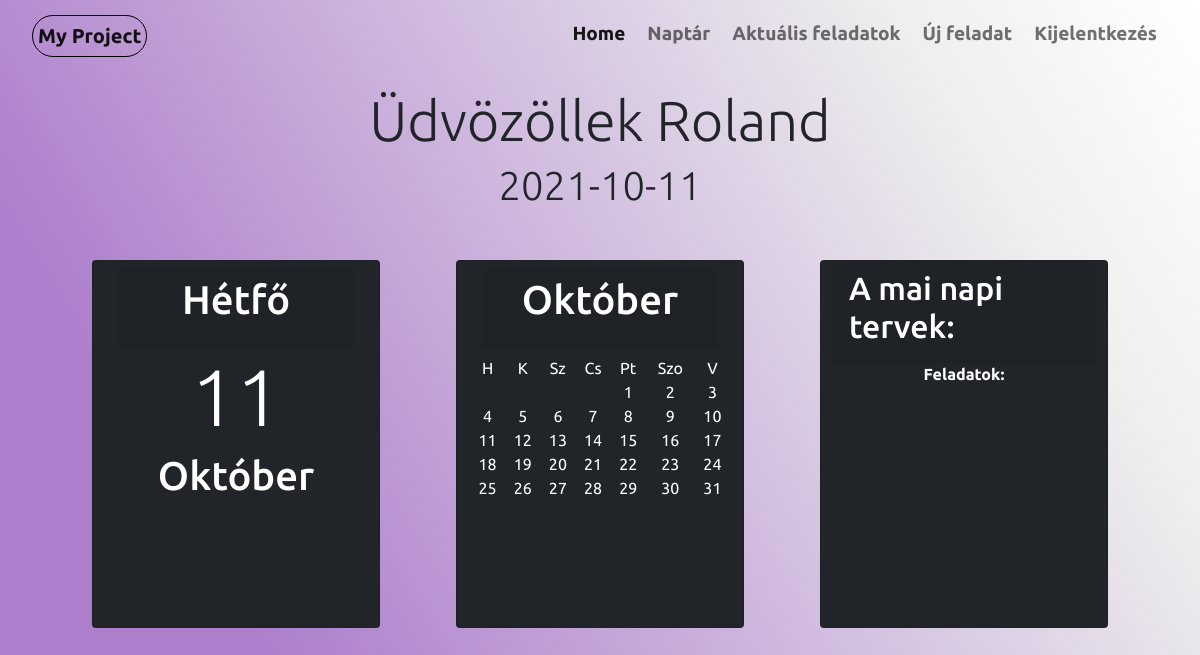
Page / (signed in) on the earlier database version.
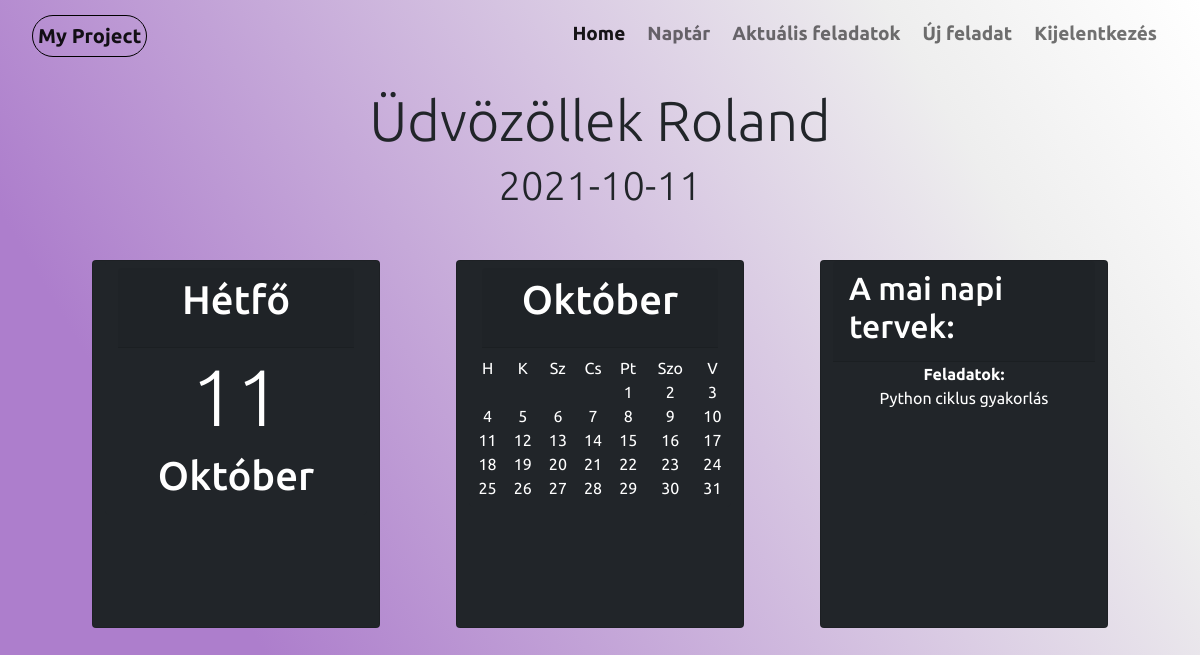
Same page on the later database version.
### website/models.py (models this page shows, shortened)
class User(db.Model, UserMixin):
    id = db.Column(db.Integer,primary_key=True)
    last_name = db.Column(db.String(60))
    first_name = db.Column(db.String(60))
    email = db.Column(db.String(120), unique=True)
    password = db.Column(db.String(120))
    projects = db.relationship('Projects')
    tasks = db.relationship('Tasks')

class Tasks(db.Model):
    task_id = db.Column(db.Integer,primary_key=True)
    project_id = db.Column(db.Integer, db.ForeignKey('projects.project_id'))
    task_name = db.Column(db.String(60))
    status = db.Column(db.Boolean, default=False)
    task_time = db.Column(db.String(60))
    description = db.Column(db.String(250))
    user_id = db.Column(db.Integer, db.ForeignKey('user.id'))
    def __repr__(self):
        return '<Task {}>'.format(self.task_name)

### website/views.py (the view)
@views.route('/', methods = ["GET","POST"])
@login_required
def home():
    write_date_text()
    year = today_date.year
    month = today_date.month
    day = today_date.day
    day_name = days[today_date.today().weekday()]
    date_task = datetime.date(year=year, month=month, day=day)
    this_month = one_month(month, year)
    user_task = db.session.query(Tasks).filter(Tasks.task_time == f"{year}-{month}-{day}").filter(Tasks.status == True).\
        filter(Tasks.user_id == current_user.id).all()
    for i in user_task:
        print(i)
    if request.method == 'GET':
        return render_template('home.html', user = current_user, day_name = day_name, today_date = today_date,
                               month_name=this_month[3],short_day_names=short_day_names,months=this_month[0],week=this_month[4],
                               tasks = user_task)

### website/__init__.py (called while the page is built)
def create_app():
    app = Flask(__name__)
    app.secret_key = secrets.token_urlsafe(16)
    app.config['SQLALCHEMY_DATABASE_URI'] = f'sqlite:///{DB_NAME}'
    db.init_app(app)
    from .views import views
    from .auth import auth
    app.register_blueprint(views)
    app.register_blueprint(auth)
    from .models import User
    login_manager = LoginManager()
    login_manager.login_view = 'auth.login'
    login_manager.init_app(app)
    @login_manager.user_loader
    def load_user(id):
        return User.query.get(int(id))
    create_database(app)
    return app

### website/date.py (called while the page is built)
def one_month(month, year):
    try:
        month = abs(int(month))
        year = abs(int(year))
        week_day_name = calendar.day_abbr
        calendar_months = calendar.monthcalendar(year, month)
        len_calendar_months = len(list(calendar_months))
        month_name = months[month]
        return [calendar_months, len_calendar_months, year, month_name, week_day_name]
    except Exception:
        return False

### website/views.py (called while the page is built)
def write_date_text():
    with open('date.txt', mode='w') as f:
        year = datetime.date.today().year
        month = datetime.date.today().month
        f.write(str(year) + "/" + str(month))
        f.close()

### website/templates/home.html (shortened to what this page needs)
{% extends "base.html"%}{% block title %}Home{% endblock %}
{%block content%}
<div class="home">
    <h1 class="display-4 text-xl-center">Üdvözöllek {{user.first_name}}</h1>
    <h1 class="display-6 text-xl-center">{{ today_date }}</h1>
</div>
<div class="jumbotron jumbotron-fluid">
    <div class="container">
        <div class="container">
            <div class="row">
                <div class="col">
                    <form method="POST">
                        <div class="row justify-content-md-center">
                            <div class="card text-white bg-dark mb-3" style="min-height: 23rem; max-height: 30rem; max-width: 18rem; min-width: 18rem;">
                                <button class="btn btn-dark" name="button" value="day">
                                    <div class="card-header" style="min-height: 5rem;"><h1 class="text-xl-center"1 >{{ day_name }}</h1></div>
                                    <h1 class="display-1 text-xl-center">{{ today_date.day }}</h1>
                                    <h1 class="text-xl-center">{{ month_name }}</h1>
                                </button>
                            </div>
                        </div>
                    </form>
                    </div>
                <div class="col">
                      <form method="POST">
                          <div class="row justify-content-md-center">
                              <div class="card text-white bg-dark mb-3" style="min-height: 23rem; max-height: 30rem; max-width: 18rem; min-width: 18rem;">
                                <button class="btn btn-dark" name="button" value="month">
                                    <div class="card-header" style="min-height: 5rem;"><h1 class="text-xl-center">{{ month_name }}</h1></div>
                                    <div class="row justify-content-md-center">
                                        <table class="text-xl-center">
                                        <tr>
                                            {% for day_name in short_day_names %}
                                            <td>{{ day_name }}</td>
                                            {% endfor %}
                                        </tr>
                                          {% for week in months %}
                                        <tr>
                                            {% for day in week %}
                                            {% if day ==0 %}
                                            <td>&nbsp</td>
                                            {% else %}
                                            <td>{{ day }}</td>
                                            {% endif %}
                                            {% endfor %}
                                        </tr>
                                        {% endfor %}
                                    </table>
                                    </div>
                                </button>
                            </div>
                        </div>
                      </form>
                    </div>
                    <div class="col">
                        <form method="POST">
                            <div class="row justify-content-md-center">
                                <div class="card text-white bg-dark mb-3"  style="min-height: 23rem; max-height: 30rem; max-width: 18rem; min-width: 18rem;">
                                    <div class="card-header" style="min-height: 5rem;"><h2>A mai napi tervek:</h2></div>
                                    <table class="text-xl-center">
                                        <tr>
                                            <th>Feladatok:</th>
                                        </tr>
                                        {% for task in tasks %}
                                        <tr>
                                            <td>{{ task.description }}</td>
                                        </tr>
                                        {% endfor %}
                                    </table>
                                </div>
                            </div>
                        </form>
                    </div>
                </div>
            </div>
        </div>
{%endblock%}

### website/templates/base.html (shortened to what this page needs)
<!DOCTYPE html>
<html lang="en">
<head>
    <link rel="stylesheet" id="style" href="./static/style.css" >
    <link rel="stylesheet" href="./static/style_for_signup.css">
    <link rel="stylesheet" href="./static/calendar.css">
    <link href="https://cdn.jsdelivr.net/npm/bootstrap@5.1.1/dist/css/bootstrap.min.css" rel="stylesheet">
</head>
<body>
      <nav class="navbar navbar-expand-lg navbar-light">
          <div class="container-fluid">
            <a class="navbar-brand">My Project</a>
            <div class="collapse navbar-collapse" id="navbarNav">
              <ul class="navbar-nav ms-auto">
                {% if user.is_authenticated %}
                  <li class="nav-item">
                    <a class="nav-link active" id="home" aria-current="page" href="/">Home</a>
                  </li>
                  <li class="nav-item">
                    <a class="nav-link" id="calendar" href="/calendar" >Naptár</a>
                  </li>
                  <li class="nav-item">
                    <a class="nav-link" id="currenttasks" href="/currenttasks">Aktuális feladatok</a>
                  </li>
                  <li class="nav-item">
                    <a class="nav-link" id="newtask" href="/newtask">Új feladat</a>
                  </li>
                  <li class="nav-item">
                    <a class="nav-link" id="logout" href="/logout" >Kijelentkezés</a>
                  </li>
                {%endif%}
              </ul>
            </div>
          </div>
        </nav>
      <div class="container">
        {%block content%}
        {%endblock%}
      </div>
    </body>
</html>

### website/static/style.css (style rules this page uses)
* { margin: 0; padding: 0; font-family: 'Ubuntu', sans-serif; }
body { background: linear-gradient(59deg, rgba(173,126,204,1) 21%, rgba(238,238,238,1) 81%, rgba(255,255,255,1) 100%); background-attachment: fixed; }
.navbar-brand { font-size: 16px; font-weight: bold; margin-top: 5px; margin-left: 20px; padding: 5px; border: 1px solid black; border-radius: 50px 50px 50px 50px; }
.nav-link { font-size: 19px; margin: 3px; font-weight: bold; }
.navbar-nav { text-align: right; margin-right: 20px; }
.home { margin-top:20px; margin-bottom:50px; }

Differences in the rows shown:
now on this page (row edited): Tasks: description "Python ciklus gyakorlás"
